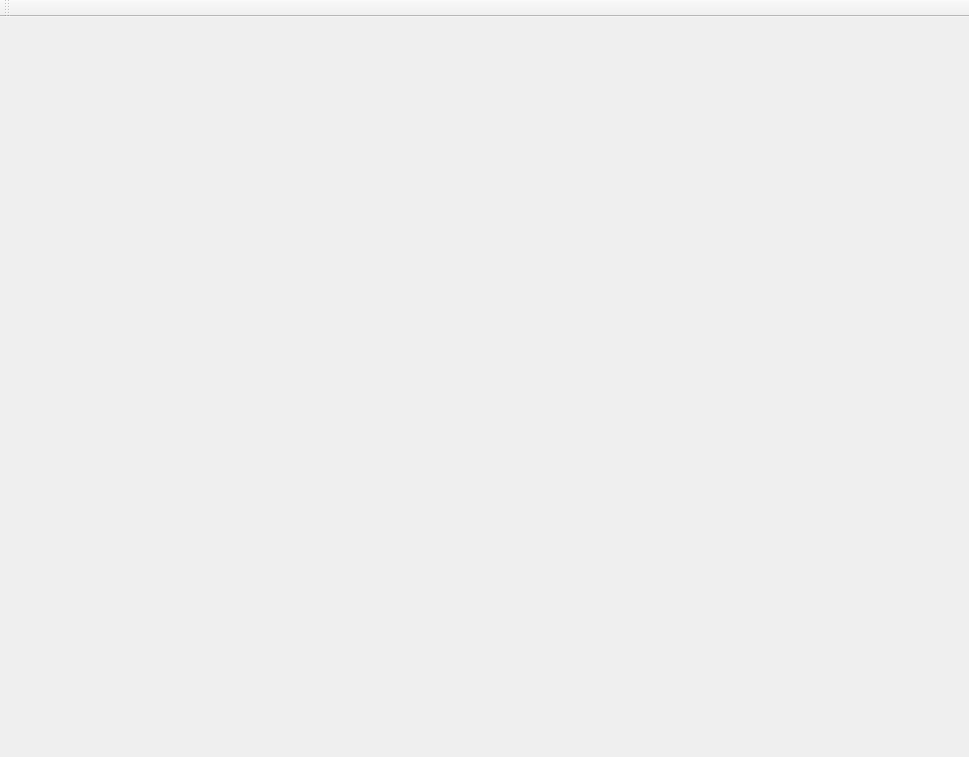
<?xml version="1.0" encoding="UTF-8"?>
<ui version="4.0">
 <class>MainWindow</class>
 <widget class="QMainWindow" name="MainWindow">
  <property name="geometry">
   <rect>
    <x>0</x>
    <y>0</y>
    <width>969</width>
    <height>757</height>
   </rect>
  </property>
  <property name="sizeIncrement">
   <size>
    <width>1280</width>
    <height>720</height>
   </size>
  </property>
  <property name="windowTitle">
   <string>MainWindow</string>
  </property>
  <widget class="QWidget" name="centralWidget">
   <widget class="mainbutton" name="mainbtn" native="true">
    <property name="geometry">
     <rect>
      <x>455</x>
      <y>400</y>
      <width>300</width>
      <height>100</height>
     </rect>
    </property>
    <widget class="QLabel" name="startword">
     <property name="geometry">
      <rect>
       <x>80</x>
       <y>20</y>
       <width>165</width>
       <height>49</height>
      </rect>
     </property>
     <property name="text">
      <string/>
     </property>
     <property name="pixmap">
      <pixmap resource="res.qrc">:/images/startword.png</pixmap>
     </property>
    </widget>
   </widget>
   <widget class="mainbutton" name="mainbtn2" native="true">
    <property name="geometry">
     <rect>
      <x>455</x>
      <y>500</y>
      <width>300</width>
      <height>100</height>
     </rect>
    </property>
    <widget class="QLabel" name="settingword">
     <property name="geometry">
      <rect>
       <x>110</x>
       <y>20</y>
       <width>91</width>
       <height>51</height>
      </rect>
     </property>
     <property name="text">
      <string/>
     </property>
     <property name="pixmap">
      <pixmap resource="res.qrc">:/images/settingword.png</pixmap>
     </property>
    </widget>
   </widget>
   <widget class="QLabel" name="bomb">
    <property name="geometry">
     <rect>
      <x>420</x>
      <y>440</y>
      <width>54</width>
      <height>12</height>
     </rect>
    </property>
    <property name="text">
     <string/>
    </property>
   </widget>
   <widget class="QLabel" name="setting">
    <property name="geometry">
     <rect>
      <x>370</x>
      <y>520</y>
      <width>54</width>
      <height>12</height>
     </rect>
    </property>
    <property name="text">
     <string/>
    </property>
   </widget>
   <widget class="mainbutton" name="mainbtn3" native="true">
    <property name="geometry">
     <rect>
      <x>455</x>
      <y>600</y>
      <width>300</width>
      <height>100</height>
     </rect>
    </property>
    <widget class="QLabel" name="infoword">
     <property name="geometry">
      <rect>
       <x>80</x>
       <y>20</y>
       <width>171</width>
       <height>51</height>
      </rect>
     </property>
     <property name="text">
      <string/>
     </property>
     <property name="pixmap">
      <pixmap resource="res.qrc">:/images/infoword.png</pixmap>
     </property>
    </widget>
   </widget>
   <widget class="QLabel" name="star">
    <property name="geometry">
     <rect>
      <x>370</x>
      <y>660</y>
      <width>54</width>
      <height>12</height>
     </rect>
    </property>
    <property name="text">
     <string/>
    </property>
   </widget>
  </widget>
  <widget class="QMenuBar" name="menuBar">
   <property name="geometry">
    <rect>
     <x>0</x>
     <y>0</y>
     <width>969</width>
     <height>21</height>
    </rect>
   </property>
  </widget>
  <widget class="QToolBar" name="mainToolBar">
   <attribute name="toolBarArea">
    <enum>TopToolBarArea</enum>
   </attribute>
   <attribute name="toolBarBreak">
    <bool>false</bool>
   </attribute>
  </widget>
 </widget>
 <layoutdefault spacing="6" margin="11"/>
 <customwidgets>
  <customwidget>
   <class>mainbutton</class>
   <extends>QWidget</extends>
   <header location="global">mainbutton.h</header>
   <container>1</container>
  </customwidget>
 </customwidgets>
 <resources>
  <include location="res.qrc"/>
 </resources>
 <connections/>
</ui>
